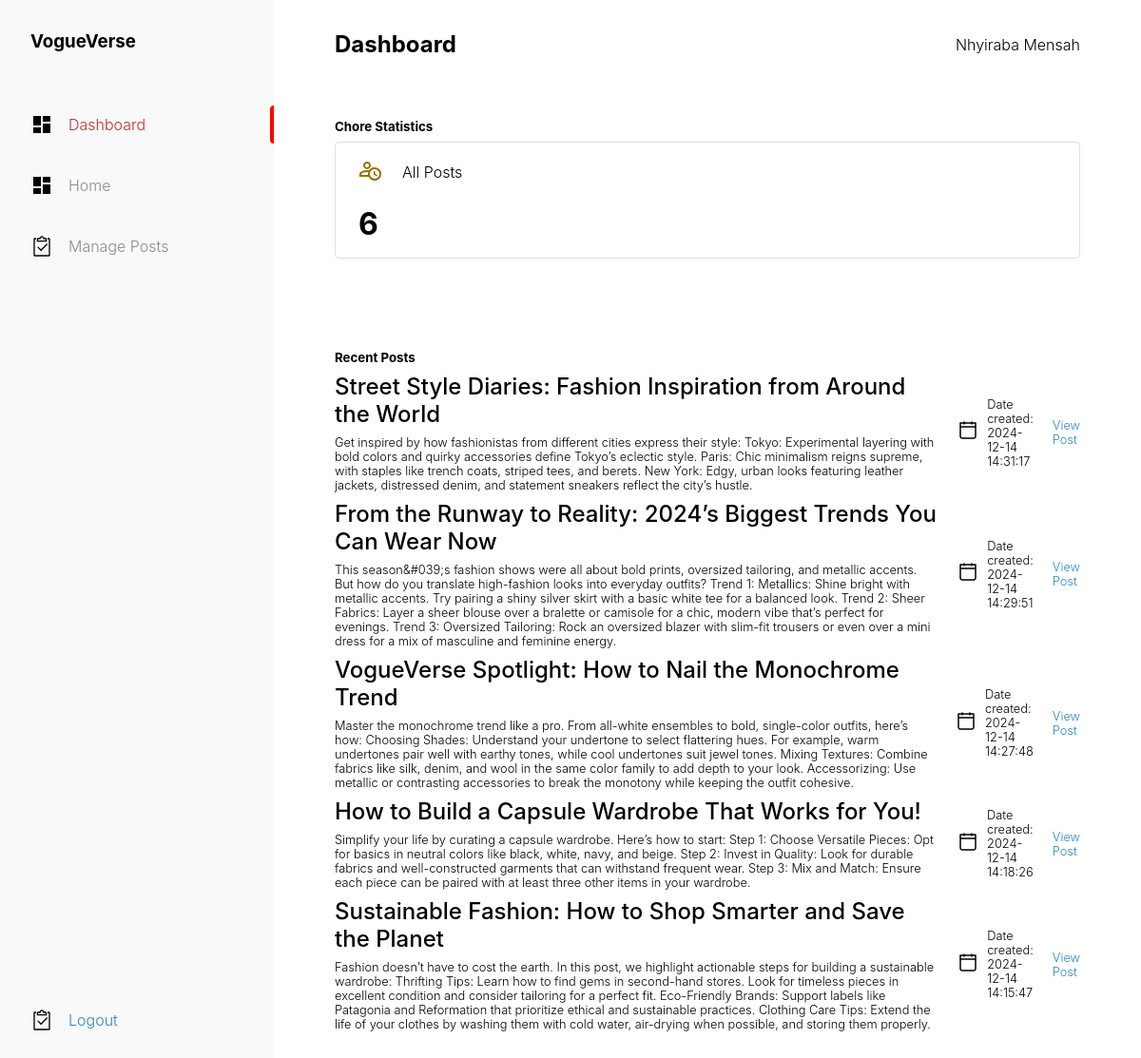
Page /view/admin/home.php?msg=success (signed in) on the committed database.
### tables this page shows
CREATE TABLE `Posts` (
  `post_id` int(11) NOT NULL,
  `user_id` int(11) NOT NULL,
  `title` varchar(255) NOT NULL,
  `content` text NOT NULL,
  `created_at` timestamp NOT NULL DEFAULT current_timestamp(),
  `updated_at` timestamp NULL DEFAULT NULL ON UPDATE current_timestamp(),
  `status` enum('published','archived') DEFAULT 'published',
  `image_url` varchar(255) DEFAULT NULL
);

### functions/get_username.php (called while the page is built, shortened)
<?php
function getUserName(){
  return $_SESSION['fname'] . ' '. $_SESSION['lname'];
}

### functions/get_recent_posts.php (the view, shortened to what this page needs)
<?php
include "../../settings/connection.php";
function getRecentPosts()
{
    $user_id = $_SESSION["user_id"];
    $sql = "SELECT
        p.post_id,
        p.user_id,
        p.title,
        p.content,
        p.created_at
    FROM
        Posts p
    WHERE
        p.user_id = '$user_id'
    ORDER BY
        p.created_at DESC
    LIMIT 5;";
    global $con;
    $results = mysqli_query($con, $sql);
    if (mysqli_num_rows($results) > 0) {
        $posts = mysqli_fetch_all($results, MYSQLI_ASSOC);
        foreach ($posts as $post) {
            echo '<div class="post_card flex gap-5 items-center justify-between">
      <div class="flex gap-4">
          <div class="flex flex-column gap-2">
              <h2 class="font-medium">' . htmlspecialchars($post['title']) . '</h2>
              <p class="text-sm">' . htmlspecialchars($post['content']) . '</p>
          </div>
      </div>
      <div class="flex items-center gap-2">
          <div class="icon">
              <img src="../assets/icons/iconamoon_calendar-1-light.svg" alt="">
          </div>
          <p class="date_post text-sm">Date created: ' . htmlspecialchars($post['created_at']) . '</p>
      </div>
      <a href="post_details.php?post_id=' . htmlspecialchars($post['post_id']) . '" class="text-sm">View Post</a>
  </div>';
        }
    } else {
        echo "<p>No recent posts found.</p>";
    }
}

### view/admin/home.php (shortened to what this page needs)
<?php
require('../../functions/get_username.php');
require('../../functions/statistics.php');
require('../../functions/get_recent_posts.php');
?>
<!DOCTYPE html>
<html lang="en">
<head>
    <link rel="stylesheet" href="../../layout/styles/adminstyle.css">
</head>
<body>
    <div class="container">
        <aside class="sidebar flex flex-column">
            <h3>VogueVerse</h3>
            <div class="flex flex-column justify-between h-full">
                <div class="menu-links flex flex-column">
                    <div class="flex items-center gap-4 active">
                        <img src="../../images/icons/material-symbols_dashboard.svg" alt="">
                        <a href="home.php">Dashboard</a>
                    </div>
                    <div class="flex items-center gap-4 ">
                        <img src="../../images/icons/material-symbols_dashboard.svg" alt="">
                        <a href="../../index.php">Home</a>
                    </div>
                    <div class="flex items-center gap-4">
                        <img src="../../images/icons/clarity_tasks-line.svg" alt="">
                        <a href="manage_posts.php">Manage Posts</a>
                    </div>
                </div>
                <div class="flex items-center gap-4">
                    <img src="../../images/icons/clarity_tasks-line.svg" alt="">
                    <a href="../../login/logout.php">Logout</a>
                </div>
            </div>
        </aside>
        <div class="content">
            <header class="flex items-center justify-between">
                <h2>Dashboard</h2>
                <p><?php echo getUserName() ?></p>
            </header>
            <div class="inner flex flex-column gap-8">
                <div class="flex flex-column gap-2">
                    <h5>Chore Statistics</h5>
                    <?php
                    getStatistics()
                    ?>
                </div>
                <div class="flex flex-column gap-2 recently-assigned">
                    <div class="flex items-center justify-between">
                        <h5>Recent Posts</h5>
                    </div>
                    <?php getRecentPosts() ?>
                </div>
            </div>
        </div>
    </div>
</body>
</html>

### functions/statistics.php (shortened to what this page needs)
<?php
require_once "../../settings/connection.php";
function getStatistics()
{
    global $con;
    $user_id =$_SESSION["user_id"];
    $sql = "SELECT * FROM `Posts` WHERE user_id = '$user_id'";
    $results = mysqli_query($con, $sql);
    $num_posts= mysqli_num_rows($results);
    echo '<div class=" flex items-center justify-between gap-6">
  <div class="card flex flex-column gap-5">
      <div class="flex items-center gap-4">
          <div class="icon">
              <img src="../assets/icons/mdi_account-pending-outline.svg" alt="">
          </div>
          <p>All Posts</p>
      </div>
      <h1 class="progress">' . $num_posts . '</h1>
  </div>
</div>';
}

### layout/styles/adminstyle.css (style rules this page uses)
* { margin: 0; padding: 0; box-sizing: border-box; }
html, body { width: 100%; height: 100%; scroll-behavior: smooth; font-family: 'Inter', sans-serif; background-color: #f9f9f9; color: hsl(0, 0, 15); font-weight: 300; }
a { text-decoration: none; color: #2e87bf; }
header { width: 100%; background-color: white; }
.flex { display: flex; }
.items-center { align-items: center; }
.justify-between { justify-content: space-between; }
.flex-column { flex-direction: column; }
.gap-2 { gap: 8px; }
.gap-4 { gap: 16px; }
.gap-5 { gap: 20px; }
.gap-6 { gap: 24px; }
.gap-8 { gap: 32px; }
.container, .modal { width: 100%; height: 100%; }
.h-full { height: 100%; }
.text-sm { font-size: 0.8rem; }
.font-medium { font-weight: 500; }
.sidebar { max-width: 18rem; width: 100%; height: 100%; position: fixed; float: left; padding: 2rem; gap: 4rem; }
.content { float: right; height: 100%; overflow-y: auto; width: calc(100% - 18rem); background-color: white; padding: 2rem 4rem; }
.menu-links { gap: 2.5rem; }
.menu-links div { position: relative; }
.menu-links div a { color: #8d8a8a; }
.menu-links div.active a { color: #bf2e2e; }
.menu-links div.active::after { content: ''; position: absolute; right: -2rem; padding: 0 2px; height: 2.5rem; background-color: red; border-radius: 5px 0 0 5px; }
.content .inner { margin-top: 4rem; }
.content .inner .recently-assigned { margin-top: 4rem; }
.content .card { border: 1px solid #8080803c; width: 100%; padding: 1rem 1.5rem; border-radius: 4px; }
.content .card .icon { width: 30px; height: 30px; }

### rows in the picture
posts: title "Street Style Diaries: Fashion Inspiration from Around the World", content "Get inspired by how fashionistas from different cities express their style: Tokyo: Experimental layering with bold colors and quirky accessories define Tokyo’s eclectic style. Paris: Chic minimalism reigns supreme, with staples like trench coats, striped tees, and berets. New York: Edgy, urban looks featuring leather jackets, distressed denim, and statement sneakers reflect the city’s hustle.", created_at "2024-12-14 14:31:17"
posts: title "From the Runway to Reality: 2024’s Biggest Trends You Can Wear Now", content "This season&#039;s fashion shows were all about bold prints, oversized tailoring, and metallic accents. But how do you translate high-fashion looks into everyday outfits? Trend 1: Metallics: Shine bright with metallic accents. Try pairing a shiny silver skirt with a basic white tee for a balanced look. Trend 2: Sheer Fabrics: Layer a sheer blouse over a bralette or camisole for a chic, modern vibe that’s perfect for evenings. Trend 3: Oversized Tailoring: Rock an oversized blazer with slim-fit trousers or even over a mini dress for a mix of masculine and feminine energy.", created_at "2024-12-14 14:29:51"
posts: title "VogueVerse Spotlight: How to Nail the Monochrome Trend", content "Master the monochrome trend like a pro. From all-white ensembles to bold, single-color outfits, here’s how: Choosing Shades: Understand your undertone to select flattering hues. For example, warm undertones pair well with earthy tones, while cool undertones suit jewel tones. Mixing Textures: Combine fabrics like silk, denim, and wool in the same color family to add depth to your look. Accessorizing: Use metallic or contrasting accessories to break the monotony while keeping the outfit cohesive.", created_at "2024-12-14 14:27:48"
posts: title "How to Build a Capsule Wardrobe That Works for You!", content "Simplify your life by curating a capsule wardrobe. Here’s how to start: Step 1: Choose Versatile Pieces: Opt for basics in neutral colors like black, white, navy, and beige. Step 2: Invest in Quality: Look for durable fabrics and well-constructed garments that can withstand frequent wear. Step 3: Mix and Match: Ensure each piece can be paired with at least three other items in your wardrobe.", created_at "2024-12-14 14:18:26"
posts: title "Sustainable Fashion: How to Shop Smarter and Save the Planet", content "Fashion doesn’t have to cost the earth. In this post, we highlight actionable steps for building a sustainable wardrobe: Thrifting Tips: Learn how to find gems in second-hand stores. Look for timeless pieces in excellent condition and consider tailoring for a perfect fit. Eco-Friendly Brands: Support labels like Patagonia and Reformation that prioritize ethical and sustainable practices. Clothing Care Tips: Extend the life of your clothes by washing them with cold water, air-drying when possible, and storing them properly.", created_at "2024-12-14 14:15:47"

### other values in the picture
getUserName() "Nhyiraba Mensah"
$num_posts "6"
